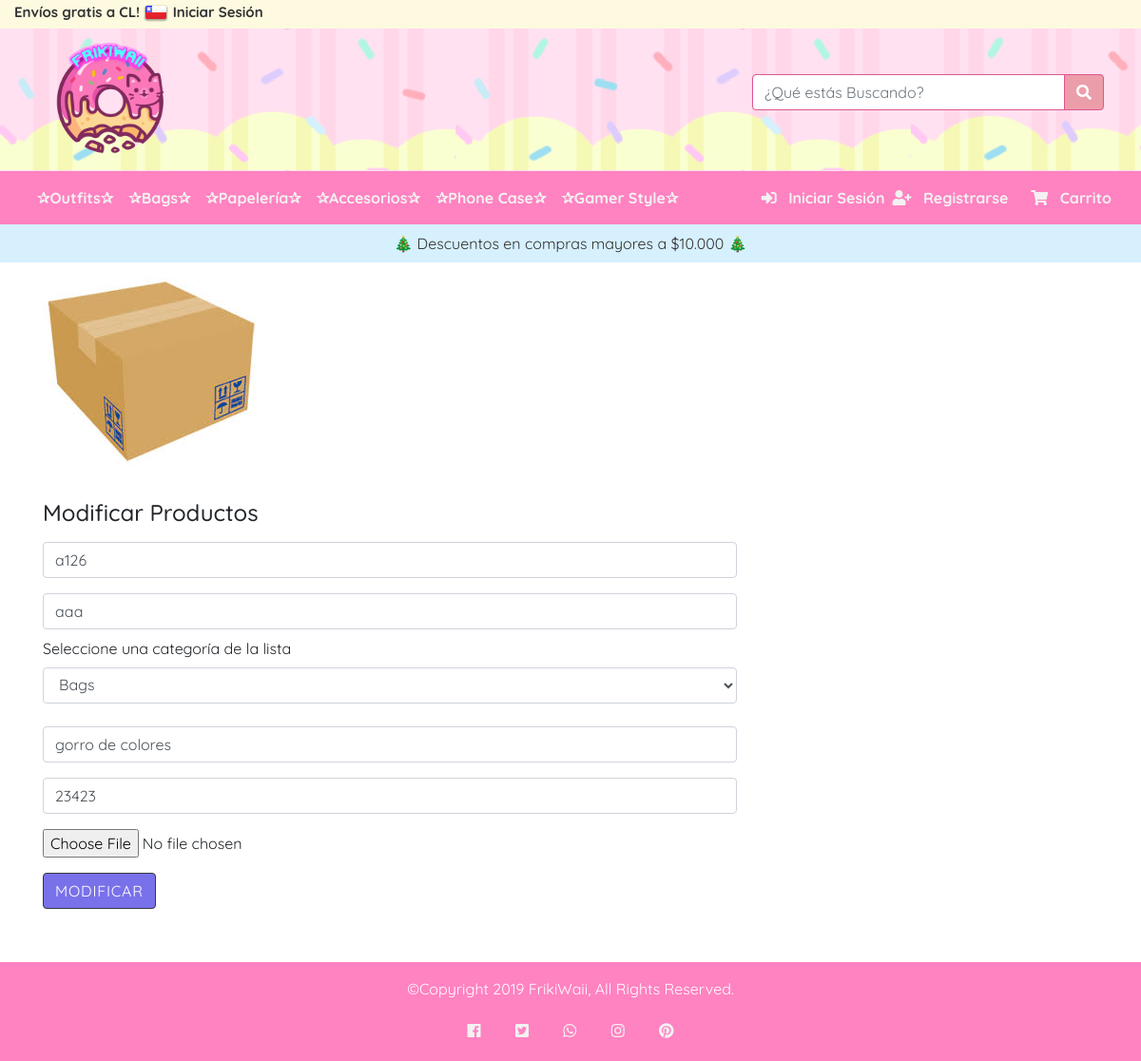
The app's page /modificar/2/ with its own data.
### core/models.py (models this page shows, shortened)
class Producto(models.Model):
    codigo = models.CharField(max_length=10, unique=True)
    nombre = models.CharField(max_length=100)
    descripcion = models.CharField(max_length=300)
    precio = models.IntegerField()
    categoria = models.ForeignKey(Categoria, on_delete= models.CASCADE)
    imagen = models.ImageField(upload_to="productos" , null= True )

class Categoria(models.Model):
    nombre = models.CharField(max_length=20)
    descripcion = models.CharField(max_length=200)

### core/views.py (the view, shortened to what this page needs)
# urls.py: path('modificar/<id>/', modificar, name="modificar"),
def modificar(request, id):
    producto = Producto.objects.get(id=id)
    categorias = Categoria.objects.all()
    variables = {
        'producto'   : producto,
        'categorias' : categorias
    }
    return render(request, 'core/modificar.html', variables)

### core/templates/core/modificar.html (shortened to what this page needs)
{% extends "core/base.html" %} {% load static %} {% block contenido %}
<div class="container">
    <div class="row">
        <div class="col">
            <img src="{% static 'core/img/box.png' %}" alt="auto 1">
        </div>
    </div>
    <form action="" method="POST" enctype="multipart/form-data">
        <div class="row mt-4 ">
            <div class="col-12">
                <h4>Modificar Productos</h4>
            </div>
            <div class="col-8 py-2">
                <input type="text" class="form-control" id="txtCodigo" name="txtCodigo" value="{{producto.codigo}}" placeholder="Ingrese Código">
            </div>
            <div class="col-8 py-2">
                <input type="text" class="form-control" id="txtNombre" name="txtNombre" value="{{producto.nombre}}" placeholder="Ingrese Nombre">
            </div>
            <div class="col-8 ">
                <div class="form-group">
                    <label for="cboCategoria">Seleccione una categoría de la lista</label>
                    <select class="form-control" id="cboCategoria" name="cboCategoria">
                              {% for x in categorias %}
                                <option
                                {% if x.id == producto.categoria.id %}
                                {{'selected'}}
                                {% endif %}
                                value="{{x.id}}">{{ x.nombre}}</option>
                              {% endfor %}
                            </select>
                </div>
            </div>
            <div class="col-8 py-2">
                <input type="text" class="form-control" id="txtDescripcion" name="txtDescripcion" placeholder="Ingrese Descripción" value="{{producto.descripcion}}">
            </div>
            <div class="col-8 py-2">
                <input type="text" class="form-control" id="txtPrecio" name="txtPrecio" placeholder="Ingrese Precio" value="{{producto.precio}}">
            </div>
            <div class="col-8 py-2">
                <input type="file" name="txtImagen" id="txtImagen" value="{{producto.imagen}}">
            </div>
            <div class=" col-8 py-2 ">
                <input type="submit" class="btn btn-dark " id="btnModificar" name="btnModificar" value="Modificar">
            </div>
        </div>
    </form>
</div>
{% endblock contenido %}

### records on screen
Producto: txtCodigo "a126", txtNombre "aaa", cboCategoria "Bags", txtDescripcion "gorro de colores", txtPrecio "23423"
